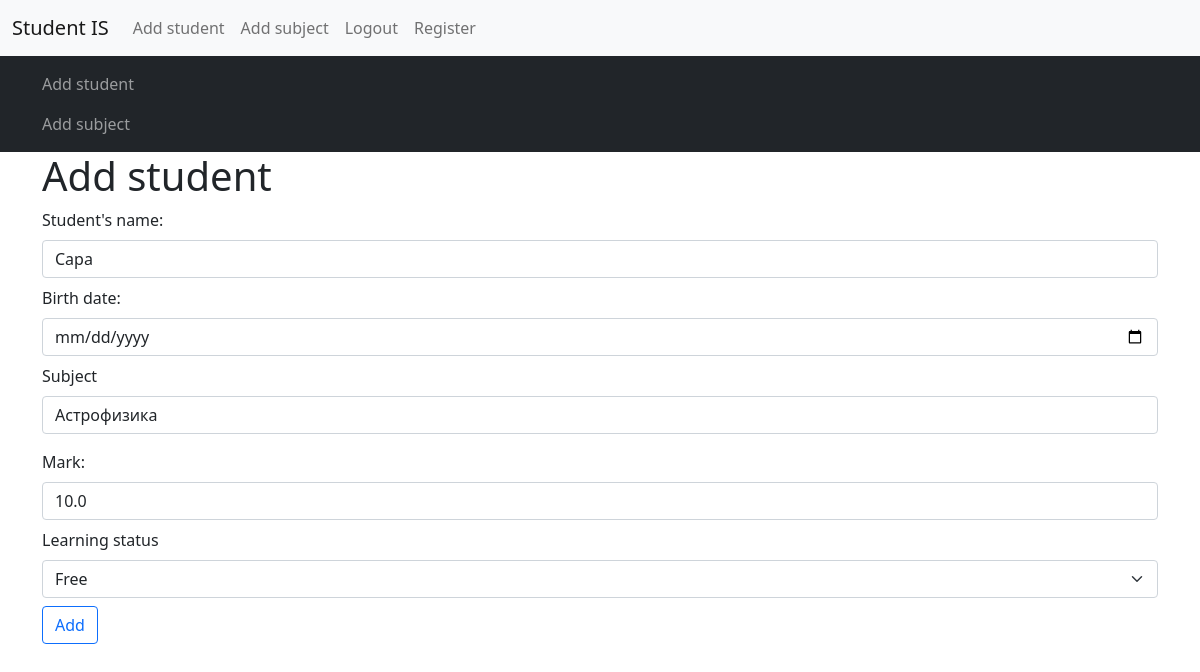
The app's page /update-student/4 (signed in) with its own data.
### models.py (models this page shows)
class Students(db.Model):
    id = db.Column(db.Integer, primary_key=True)
    name = db.Column(db.String(120), nullable=False)
    birth_date = db.Column(db.Date, nullable=False, default=datetime.now())
    mark = db.Column(db.Float, nullable=False, default=3.2)
    subject_id = db.Column(db.Integer, db.ForeignKey('subjects.id'))
    status = db.Column(db.String(10), nullable=False, default='Paid')

### routes.py (the view)
@app.route('/update-student/<int:id>', methods=['GET', 'POST'])
def update(id):
    students = Students.query.get_or_404(id)
    form = StudentForm()
    form.subject.choices = [(subject.id, subject.name) for subject in Subjects.query.order_by(Subjects.name).all()]
    if form.validate_on_submit():
        students.name = form.name.data
        students.birth_date = form.birth_date.data
        students.mark = form.mark.data
        students.subject_id = form.subject.data
        students.status = form.status.data
        try:
            db.session.commit()
        except:
            return 'There was a problem updating data.'
        return redirect(url_for('add_student'))
    else:
        return render_template('update-student.html', form=form, student=students)

### forms.py
class StudentForm(FlaskForm):
    name = StringField('Student\'s name: ',
                       validators=[DataRequired()])
    birth_date = DateField('Birth date: ',
                           validators=[DataRequired()])
    mark = FloatField('Mark: ')
    subject = SelectField('Subject', choices=[])
    status = SelectField('Learning status',
                         choices=[
                             ('free', 'Free'),
                             ('pay', 'Paid')
                         ])
    submit = SubmitField('Add')

### routes.py (called while the page is built)
@login.user_loader
def load_user(id):
    return User.query.get(int(id))

### templates/update-student.html (shortened to what this page needs)
{% extends 'base.html' %}
{% block content %}
    <h1>Add student</h1>
    <form action="" method="post">
        <div class="mb-2">
            {{ form.name.label(class='form-label') }}
            {{ form.name(class='form-control', value=student.name) }}
        </div>
        <div class="mb-2">
            {{ form.birth_date.label(class='form-label') }}
            {{ form.birth_date(class='form-control', default=student.birth_date)  }}
        </div>
        <div class="mb-3">
            {{ form.subject.label(class='form-label') }}
            {{ form.subject(class='form-control')  }}
        </div>
        <div class="mb-2">
            {{ form.mark.label(class='form-label') }}
            {{ form.mark(class='form-control', value=student.mark)  }}
        </div>
        <div class="mb-2">
            {{ form.status.label(class='form-label') }}
            {{ form.status(class='form-select', value=student.status)  }}
        </div>
        <div class="mb-3">
            {{ form.submit(class='btn btn-outline-primary') }}
        </div>
    </form>
{% endblock %}

### records on screen
Students: name "Сара", subject "Астрофизика", mark "10.0", status "Free"
